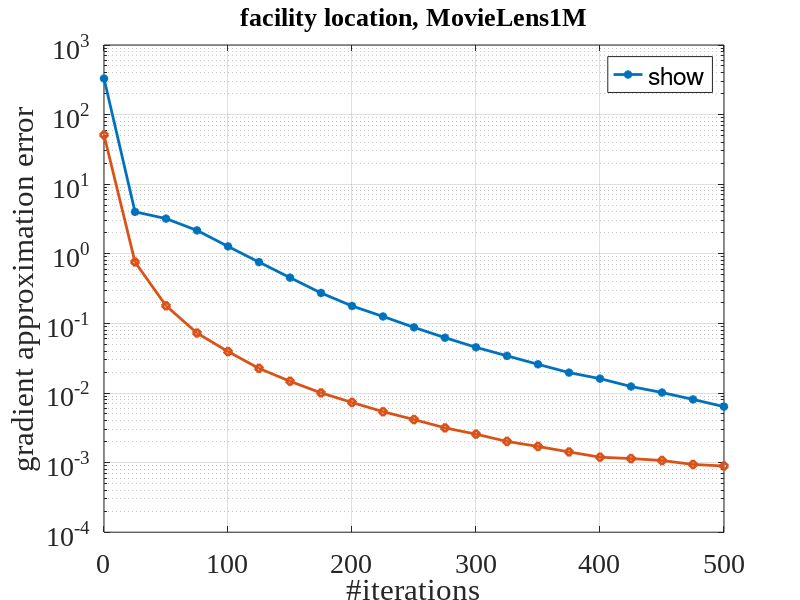

The MATLAB script that drew this image:
clear;
width=600;
height=450;
line_width = 2;
marker_size = 10;
font_size = 20;
title_font_size = 19;
text_size = 20;
avg_nnz = 1.655975165562914e+02;

res_CenSCG = [
0.0    0.0          0.0  0.0  0.0      329.999
25.0    6.39141   1000.0  0.0  1.43098    4.00843
50.0   18.5452    2000.0  0.0  2.34254    3.20572
75.0   30.6701    3000.0  0.0  2.94551    2.16805
100.0   42.9062    4000.0  0.0  3.36212    1.27709
125.0   55.1457    5000.0  0.0  3.66241    0.759503
150.0   67.3002    6000.0  0.0  3.88713    0.454925
175.0   79.5846    7000.0  0.0  4.061      0.273802
200.0   91.9255    8000.0  0.0  4.19916    0.177979
225.0  104.318     9000.0  0.0  4.31092    0.125754
250.0  116.657    10000.0  0.0  4.40267    0.0876921
275.0  128.893    11000.0  0.0  4.47908    0.0623367
300.0  141.292    12000.0  0.0  4.54341    0.0453236
325.0  153.572    13000.0  0.0  4.59805    0.0342047
350.0  165.832    14000.0  0.0  4.64484    0.0258394
375.0  178.061    15000.0  0.0  4.68505    0.0196359
400.0  190.266    16000.0  0.0  4.71978    0.0160921
425.0  202.594    17000.0  0.0  4.74994    0.0123953
450.0  214.846    18000.0  0.0  4.77625    0.0101562
475.0  227.321    19000.0  0.0  4.79932    0.00808516
500.0  239.911    20000.0  0.0  4.81962    0.00636926
];

res_CenSTORM = [
  0.0    0.0          0.0  0.0  0.0      51.0804
 25.0    7.392    41000.0  0.0  1.43079   0.761514
 50.0   14.77     82000.0  0.0  2.34251   0.179494
 75.0   22.116   123000.0  0.0  2.9451    0.0726884
100.0   29.538   164000.0  0.0  3.36184   0.0393931
125.0   36.9039  205000.0  0.0  3.6626    0.0225862
150.0   44.3191  246000.0  0.0  3.88834   0.0147348
175.0   51.6441  287000.0  0.0  4.06333   0.010036
200.0   58.9547  328000.0  0.0  4.20207   0.00731571
225.0   66.2913  369000.0  0.0  4.31425   0.00538869
250.0   73.6261  410000.0  0.0  4.40652   0.00415486
275.0   80.959   451000.0  0.0  4.48335   0.0031565
300.0   88.3801  492000.0  0.0  4.54796   0.00256338
325.0   95.7221  533000.0  0.0  4.60276   0.00201425
350.0  103.058   574000.0  0.0  4.64952   0.00170651
375.0  110.399   615000.0  0.0  4.68967   0.00142368
400.0  117.751   656000.0  0.0  4.7243    0.00119537
425.0  125.05    697000.0  0.0  4.75437   0.00114314
450.0  132.379   738000.0  0.0  4.78053   0.00107179
475.0  139.733   779000.0  0.0  4.80343   0.000940341
500.0  147.015   820000.0  0.0  4.82351   0.000893243
];

semilogy(res_CenSCG(:, 1), res_CenSCG(:, 6), '-*', 'DisplayName', 'SCG', 'LineWidth', 2);
hold on;
semilogy(res_CenSTORM(:, 1), res_CenSTORM(:, 6), '-d', 'DisplayName', 'SCG++', 'LineWidth', 2);
hold on;

set(gca, 'FontName', 'Times New Roman');
set (gca, 'FontSize', font_size);
xlabel('#iterations');
ylabel('gradient approximation error');
grid on;
title('facility location, MovieLens1M', 'FontSize', title_font_size);
legend('show', 'Location', 'northeast');

file_name = ['../data/result_variance_facility_location.eps'];
saveas(gcf, file_name, 'epsc');
